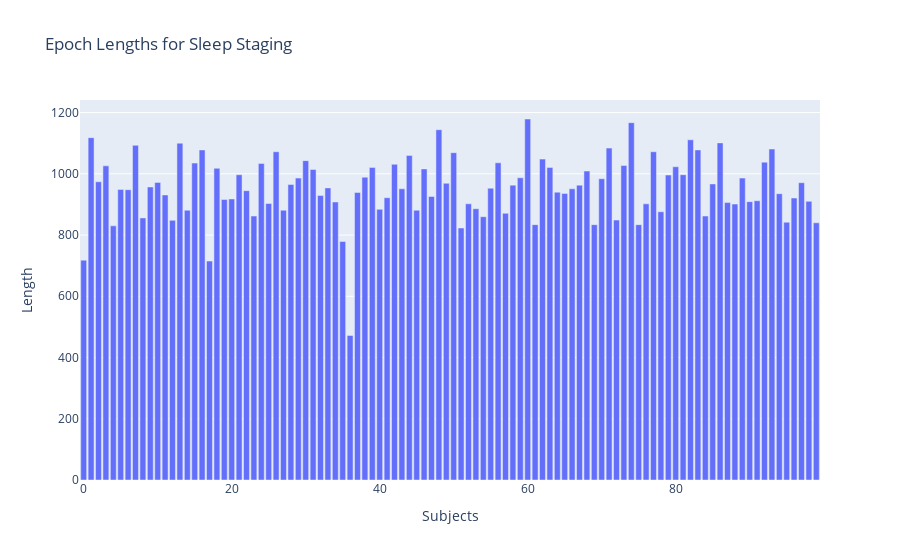

This figure's notebook cell:
### Code cell
# Bar plot

bar_plot = go.Bar(x=subjects, y=lengths, name='Sleep Staging')
bar_layout = go.Layout(title='Epoch Lengths for Sleep Staging', xaxis=dict(title='Subjects'), yaxis=dict(title='Length'))
bar_figure = go.Figure(data=[bar_plot], layout=bar_layout)
bar_figure.show()

### Figure 1 — Plotly figure (JSON) as saved in the notebook; plotly's stock layout.template omitted (floating-point values rounded to 4 significant figures)
{"data": [{"name": "Sleep Staging", "type": "bar", "x": [0, 1, 2, 3, 4, 5, 6, 7, 8, 9, 10, 11, 12, 13, 14, 15, 16, 17, 18, 19, 20, 21, 22, 23, 24, 25, 26, 27, 28, 29, 30, 31, 32, 33, 34, 35, 36, 37, 38, 39, 40, 41, 42, 43, 44, 45, 46, 47, 48, 49, 50, 51, 52, 53, 54, 55, 56, 57, 58, 59, 60, 61, 62, 63, 64, 65, 66, 67, 68, 69, 70, 71, 72, 73, 74, 75, 76, 77, 78, 79, 80, 81, 82, 83, 84, 85, 86, 87, 88, 89, 90, 91, 92, 93, 94, 95, 96, 97, 98, 99], "y": [718, 1118, 974, 1026, 830, 949, 948, 1093, 856, 957, 972, 931, 848, 1100, 881, 1035, 1078, 715, 1018, 916, 918, 997, 945, 862, 1034, 903, 1072, 881, 965, 986, 1043, 1014, 929, 954, 908, 779, 472, 939, 989, 1021, 884, 922, 1031, 951, 1060, 881, 1016, 926, 1144, 969, 1069, 823, 902, 886, 860, 953, 1036, 871, 963, 987, 1179, 834, 1048, 1021, 940, 936, 951, 963, 1009, 834, 984, 1084, 849, 1027, 1167, 834, 902, 1072, 876, 996, 1023, 997, 1111, 1078, 862, 967, 1101, 906, 901, 986, 909, 912, 1038, 1081, 935, 842, 921, 971, 910, 840]}], "layout": {"title": {"text": "Epoch Lengths for Sleep Staging"}, "xaxis": {"title": {"text": "Subjects"}}, "yaxis": {"title": {"text": "Length"}}}}
